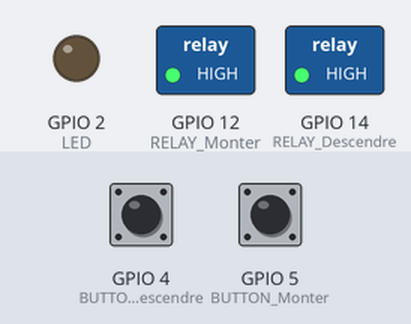
Simulated run of this sketch. Board: ESP8266 (NodeMCU). Parts: switched loads named in the sketch (green lamp = pin HIGH), output pins drawn as LEDs (lit = HIGH). The test bench sets the inputs (shaded band); at power-on: GPIO 4 (BUTTON_Descendre) LOW, GPIO 5 (BUTTON_Monter) LOW. WiFi joins after 1.5 s; servers stay silent unless stated.

Above: at 5.7 s.
5.8 s: GPIO 4 (BUTTON_Descendre) pulled HIGH for 0.15 s
At 5.89 s:
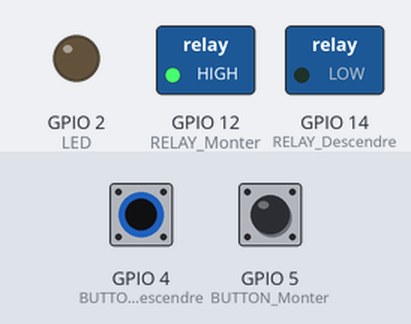
7.4 s: GPIO 5 (BUTTON_Monter) pulled HIGH for 0.15 s
At 7.49 s:
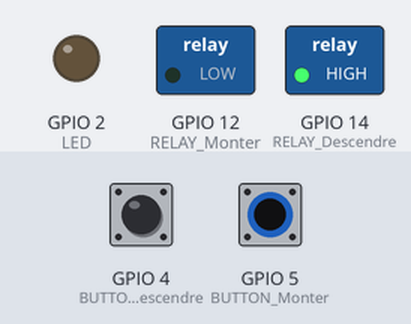
9.0 s: GPIO 5 (BUTTON_Monter) pulled HIGH for 3.2 s
At 13.1 s:
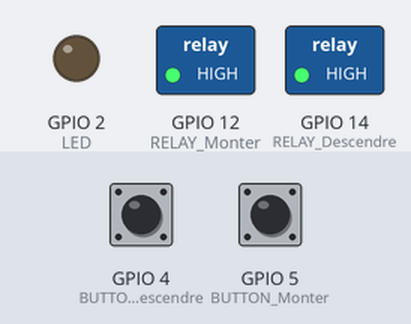
13.7 s: GPIO 4 (BUTTON_Descendre) pulled HIGH for 3.2 s
At 14.2 s:
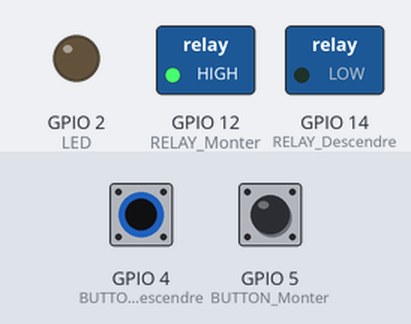
Timing chart, 0 to 18.4 s (numbered marks = the images above; inputs shaded):
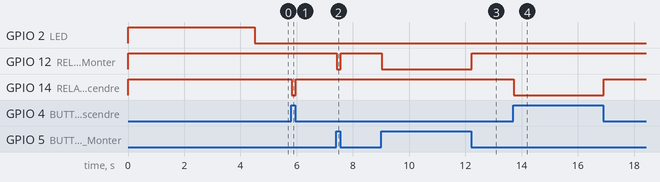

The sketch:

voletroulant.ino
```cpp
/*
*****************************************************
*****************************************************
*
*    VOLET ROULANT
*
*
*
*****************************************************
*****************************************************
*/
#include <ESP8266WiFi.h>
#include <AceButton.h>
using namespace ace_button;

// Paramètres du wifi
const char* ssid = "";
const char* password = "";

WiFiServer server(80);

// Attribution des PINs
const int BUTTON_Monter = 5;
const int BUTTON_Descendre = 4;
const int RELAY_Monter = 12;
const int RELAY_Descendre = 14;
const int LED = 2;

// Déclaration des boutons
AceButton buttonH;
AceButton buttonB;
void handleEvent(AceButton*, uint8_t, uint8_t);

// déclaration des variables
unsigned long lastAction = 0;
unsigned long StopDelay = 45000;
unsigned long RefusDelay = 900;
int actif = LOW;
int inactif = HIGH;
bool serveuractif = false;

// SETUP
void setup() {
  delay(1);
  pinMode(RELAY_Monter, OUTPUT);       // Définition des pins
  pinMode(RELAY_Descendre, OUTPUT);    // des relais en sorties
  pinMode(LED, OUTPUT);                // et de la led..
  digitalWrite(LED, inactif);
  arreter();
  pinMode(BUTTON_Monter, INPUT);       // Définition des pins
  pinMode(BUTTON_Descendre, INPUT);    // des boutons en entrées
  buttonH.init(BUTTON_Monter, LOW);    // Initialisation
  buttonB.init(BUTTON_Descendre, LOW); // des boutons

  ButtonConfig* buttonConfig = buttonH.getButtonConfig();
  buttonConfig->setEventHandler(handleEvent);
  buttonConfig->setFeature(ButtonConfig::kFeatureClick);

  // Connection au réseau WiFi
  WiFi.mode(WIFI_STA);
  WiFi.begin(ssid, password);
  //while (WiFi.status() != WL_CONNECTED) {
    delay(4500);
  //}

}


void loop() {
  if (WiFi.status() == WL_CONNECTED and !serveuractif){
    server.begin(); // Démarrage du serveur
    serveuractif = true;
    digitalWrite(LED, actif);
  }
  if ((millis() - lastAction) > StopDelay) {arreter();}
  buttonH.check();
  buttonB.check();
  if (WiFi.status() == WL_CONNECTED and serveuractif){
  // Check if a client has connected
  WiFiClient client = server.available();
  if (!client) {
    return;
  }
  // Wait until the client sends some data
  while (!client.available()) {
    delay(1);
  }
  // Read the first line of the request
  String req = client.readStringUntil('\r');
  client.flush();
  // Match the request
  if (req.indexOf("/monter") != -1) {
    monter();
  } else if (req.indexOf("/descendre") != -1) {
    descendre();
  } else if (req.indexOf("/stop") != -1) {
    arreter();
  } else {
    client.stop();
    return;
  }

  client.flush();
  // Prepare the response
  String s = "HTTP/1.1 200 OK\r\nContent-Type: text/html\r\n\r\n<!DOCTYPE HTML>\r\n<html>\r\n" + String(millis() - lastAction) + "</html>\n";
  // Send the response to the client
  client.print(s);
  delay(1);
}
}

// The event handler for the button.
void handleEvent(AceButton* button , uint8_t eventType,
    uint8_t buttonState) {
    uint8_t pin = button->getPin();
    // Détection du type d'évènement sur les boutons
    switch (eventType) {
    case AceButton::kEventReleased: // Un bouton est relaché
      arreter();
      break;
    case AceButton::kEventPressed: // Un bouton est enfoncé
    // Détection du bouton actionné
      switch (pin) {
        case BUTTON_Descendre: // Bouton pour descendre
          descendre();
          break;
        case BUTTON_Monter: // Bouton pour monter
          monter();
          break;
      }
      break;
  }
}

void monter() {
  if ((millis() - lastAction) > RefusDelay) {
    lastAction = millis();
    digitalWrite(RELAY_Descendre, inactif);
    digitalWrite(RELAY_Monter, actif);
}}
void descendre() {
  if ((millis() - lastAction) > RefusDelay) {
    lastAction = millis();
    digitalWrite(RELAY_Monter, inactif);
    digitalWrite(RELAY_Descendre, actif);
}}
void arreter() {
    digitalWrite(RELAY_Descendre, inactif);
    digitalWrite(RELAY_Monter, inactif);
}
```

Measured:
- after the input at 5.8 s, GPIO 14 (RELAY_Descendre): HIGH → LOW at once, → HIGH 0.15 s later
- after the input at 7.4 s, GPIO 12 (RELAY_Monter): HIGH → LOW at once, → HIGH 0.15 s later
- after the input at 9.0 s, GPIO 12 (RELAY_Monter): HIGH → LOW at once, → HIGH 3.2 s later
- after the input at 13.7 s, GPIO 14 (RELAY_Descendre): HIGH → LOW at once, → HIGH 3.2 s later
